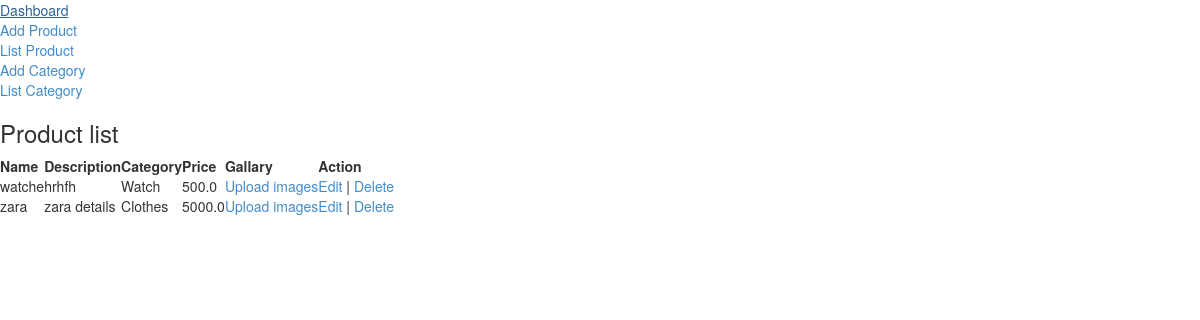
Page /master/prod_list on the committed database.
### master/models.py (models this page shows, shortened)
class Products(models.Model):
    name = models.CharField(max_length=200, null=False)
    description = models.TextField(null=False)
    cat = models.ForeignKey(Category, on_delete=models.SET_NULL, blank=True, null=True)
    image = models.TextField()
    price = models.FloatField(null=False)
    admin = models.ForeignKey(Users, on_delete=models.CASCADE)
    created_date = models.DateTimeField(default=timezone.now)

class Category(models.Model):
    name = models.CharField(max_length=200, null=False)
    admin = models.ForeignKey(Users, on_delete=models.CASCADE)
    created_date = models.DateTimeField(default=timezone.now)
    def __str__(self):
        return self.name

### master/views.py (the view)
# urls.py: path('prod_list', views.prod_list, name='prod_list'),
def prod_list(request):
    try:
        prod = Products.objects.all()
        return render(request,'master/view_prod_list.html',{'prods':prod})
    except Exception as e:
        traceback.print_exc()
        return HttpResponse("Something went wrong.")

### master/templates/master/view_prod_list.html (shortened to what this page needs)
{% extends "master/layouts/header.html" %}
{% block content %}
<h3>Product list</h3>
<div>
    <table>
        <tr>
            <th>Name</th>
            <th>Description</th>
            <th>Category</th>
            <th>Price</th>
            <th>Gallary</th>
            <th>Action</th>
        </tr>
        {% for prod in prods %}
        <tr>
            <td>{{ prod.name }}</td>
            <td>{{ prod.description }}</td>
            <td>{{ prod.cat }}</td>
            <td>{{ prod.price }}</td>
            <td><a href="{% url 'master:gallary' prod.id %}">Upload images</a></td>
            <td>
                <a href="{% url 'master:prod_edit' prod.id %}">Edit</a> |
                <a href="{% url 'master:prod_del' prod.id %}">Delete</a>
            </td>
        </tr>
        {% endfor %}
    </table>
</div>
</body>
</html>
{% endblock %}

### rows in the picture
Products: name "watche", description "hrhfh", cat "Watch", price "500.0"
Products: name "zara", description "zara details", cat "Clothes", price "5000.0"
